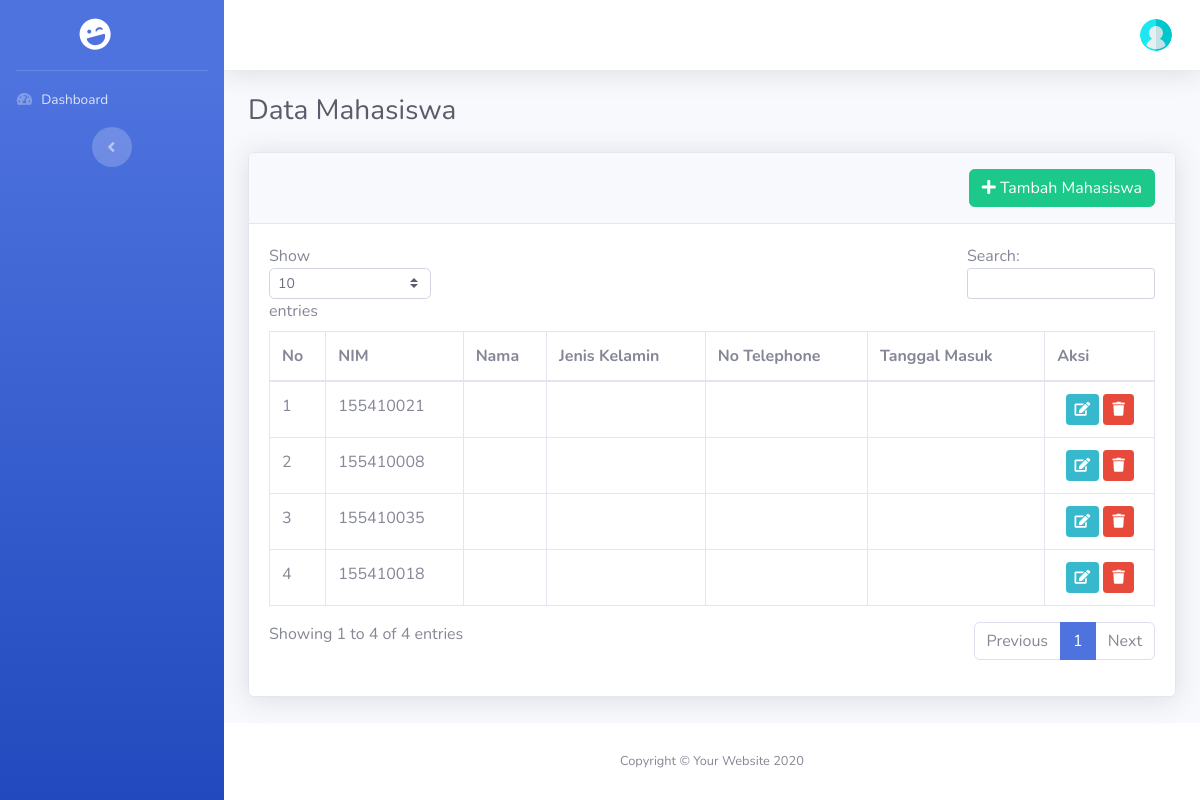
/index.php/admin/mahasiswa, run on the app's committed database.
### tables this page shows
CREATE TABLE `mahasiswa` (
  `id` bigint NOT NULL AUTO_INCREMENT,
  `nim` bigint NOT NULL,
  `nama` varchar(255) NOT NULL,
  `password` varchar(255) NOT NULL,
  `jenis_kelamin` enum('laki-laki','perempuan') NOT NULL,
  `alamat` text NOT NULL,
  `tgl_masuk` date NOT NULL,
  `nomor_telephone` varchar(14) NOT NULL,
  `agama` enum('islam','kristen','katholik','hindu','budha','konghucu') NOT NULL,
  `email` varchar(255) NOT NULL,
  `id_dosen` bigint NOT NULL,
  PRIMARY KEY (`id`)
);

### application/controllers/Admin.php (called while the page is built, shortened)
<?php
class Admin extends CI_Controller
{
    function __construct()
    {
        $this->load->Model('M_admin','mod');
    }
    public function mahasiswa()
    {
        $data['halaman']    = "Data Mahasiswa";
        $data['mahasiswa']  = $this->mod->m_get_all_mahasiswa_plus_dosen();
        $this->load->view('head.php', $data);
        $this->load->view('sidebar.php');
        $this->load->view('header.php');
        $this->load->view('admin/mahasiswa/index.php', $data);
        $this->load->view('footer.php');
    }
}

### index.php (called while the page is built, shortened)
<?php
require_once BASEPATH.'core/CodeIgniter.php';

### application/models/M_admin.php (called while the page is built, shortened)
<?php
Class M_admin extends CI_Model
{
    public function m_get_all_mahasiswa_plus_dosen()
    {
        $this->db->select('a.id AS id_mahasiswa, a.nim, a.nama AS nama_mahasiswa, a.jenis_kelamin AS jk_mahasiswa, a.nomor_telephone AS no_hp_mhs, a.tgl_masuk AS tgl_masuk_mahasiswa, b.nama AS nama_dosen')
            ->from('mahasiswa AS a')
            ->join('dosen AS b','b.id = a.id_dosen', 'left');
        $query = $this->db->get_compiled_select();
        $data  = $this->db->query($query)->result_array();
        return $data;
    }
}

### application/views/admin/mahasiswa/index.php (the view, shortened to what this page needs)
<div class="container-fluid">
    <h1 class="h3 mb-4 text-gray-800">Data Mahasiswa</h1>
    <div class="card shadow mb-4">
        <div class="card-header py-3">
            <a href="<?php echo base_url('admin/tambah_mahasiswa')?>" class="btn btn-success float-right"><i class="fas fa-plus"></i>&nbsp;Tambah Mahasiswa</a>
        </div>
        <div class="card-body">
            <div class="table-responsive">
                <table class="table table-bordered" id="dataTable" width="100%" cellspacing="0">
                    <thead>
                        <tr>
                            <th>No</th>
                            <th>NIM</th>
                            <th>Nama</th>
                            <th>Jenis Kelamin</th>
                            <th>No Telephone</th>
                            <th>Tanggal Masuk</th>
                            <th>Aksi</th>
                        </tr>
                    </thead>
                    <tbody>
                        <?php
                            $i = 1;
                            foreach($mahasiswa as $mhs):?>
                            <tr>
                                <td><?php echo $i;?></td>
                                <td><?php echo $mhs['nim'];?></td>
                                <td><?php echo $mhs['nama'];?></td>
                                <td><?php echo $mhs['jenis_kelamin'];?></td>
                                <td><?php echo $mhs['nomor_telephone'];?></td>
                                <td><?php echo $mhs['tgl_masuk'];?></td>
                                <td class="text-center">
                                    <a href="<?php echo base_url('admin/edit_mahasiswa/').$mhs['id']?>" class="btn btn-info btn-sm"><i class="fas fa-edit"></i></a>
                                    <a href="<?php echo base_url('admin/hapus_mahasiswa/').$mhs['id']?>" class="btn btn-danger btn-sm"><i class="fas fa-trash"></i></a>
                                </td>
                            </tr>
                        <?php
                            $i++;
                            endforeach;?>
                    </tbody>
                </table>
            </div>
        </div>
    </div>
</div>

### data on the page
mahasiswa: nim "155410021"
mahasiswa: nim "155410008"
mahasiswa: nim "155410035"
mahasiswa: nim "155410018"
